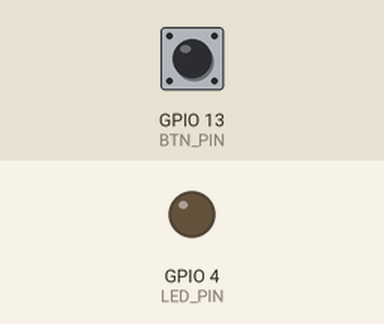
Recording of a sketch running on a simulated ESP32. On the bench: output pins drawn as LEDs (lit = HIGH). The inputs (shaded band) are chosen by the test bench; at power-on: GPIO 13 (BTN_PIN) HIGH. What the sketch prints to the serial monitor is not drawn.

Above: at 1.2 s.
1.3 s: GPIO 13 (BTN_PIN) pulled LOW for 0.15 s
At 2.6 s:
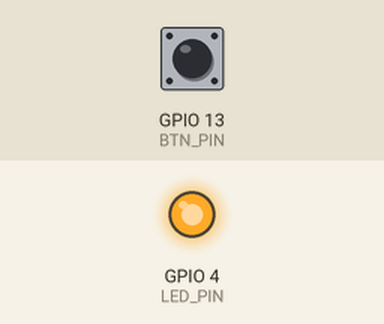
5.9 s: GPIO 13 (BTN_PIN) pulsed LOW 5 times (0.12 s each, 0.3 s apart)
At 8.3 s:
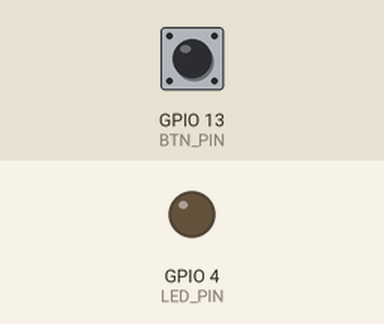
8.9 s: GPIO 13 (BTN_PIN) pulled LOW for 3.2 s
At 13.4 s:
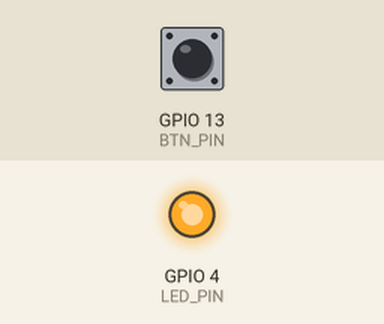
Timing chart, 0 to 14.6 s (numbered marks = the images above; inputs shaded):
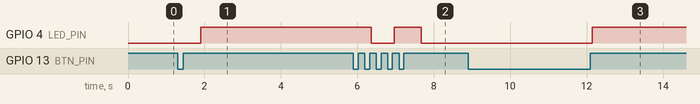

The sketch:

Push_Button.ino
```cpp
/**
 * D3 — Push Button with Debounce
 * ================================
 * Board : AI Thinker ESP32-CAM
 *
 * Wiring:
 *   Button pin 1 → GPIO 13
 *   Button pin 2 → GND
 *   (Uses internal pull-up — no external resistor needed)
 *
 * Features:
 *   - Software debounce (50 ms)
 *   - Toggle LED on each press
 *   - Single-press, long-press and double-press detection
 */
#define BTN_PIN    13
#define LED_PIN     4   // onboard flash LED

#define DEBOUNCE_MS    50
#define LONG_PRESS_MS 800
#define DOUBLE_GAP_MS 400

bool     ledState       = false;
bool     lastRaw        = HIGH;
bool     stableState    = HIGH;
uint32_t lastDebounce   = 0;
uint32_t pressStart     = 0;
bool     pressing       = false;
uint32_t lastRelease    = 0;
bool     waitDouble     = false;

void handlePress(bool isLong, bool isDouble) {
  if (isDouble) {
    Serial.println("DOUBLE PRESS — both LEDs toggle");
    ledState = !ledState;
    digitalWrite(LED_PIN, ledState ? HIGH : LOW);
  } else if (isLong) {
    Serial.println("LONG PRESS — LED ON");
    ledState = true;
    digitalWrite(LED_PIN, HIGH);
  } else {
    Serial.println("SHORT PRESS — LED toggle");
    ledState = !ledState;
    digitalWrite(LED_PIN, ledState ? HIGH : LOW);
  }
}

void setup() {
  Serial.begin(115200);
  pinMode(BTN_PIN, INPUT_PULLUP);
  pinMode(LED_PIN, OUTPUT);
  Serial.println("=== Push Button Demo ===");
  Serial.println("Short press = toggle LED");
  Serial.println("Long press  = LED ON");
  Serial.println("Double press = LED OFF");
}

void loop() {
  bool raw = digitalRead(BTN_PIN);

  // Debounce
  if (raw != lastRaw) lastDebounce = millis();
  lastRaw = raw;
  if (millis() - lastDebounce < DEBOUNCE_MS) return;

  // Press detection
  if (stableState == HIGH && raw == LOW) {        // just pressed
    pressing   = true;
    pressStart = millis();
    stableState = raw;
  } else if (stableState == LOW && raw == HIGH) { // just released
    uint32_t held = millis() - pressStart;
    pressing    = false;
    stableState = raw;

    if (held >= LONG_PRESS_MS) {
      handlePress(true, false);
      waitDouble = false;
    } else {
      if (waitDouble && (millis() - lastRelease < DOUBLE_GAP_MS)) {
        handlePress(false, true);
        waitDouble = false;
      } else {
        waitDouble  = true;
        lastRelease = millis();
      }
    }
  }

  // Double-press timeout
  if (waitDouble && (millis() - lastRelease > DOUBLE_GAP_MS)) {
    handlePress(false, false);
    waitDouble = false;
  }
}
```

Measured:
- after the input at 1.3 s, GPIO 4 (LED_PIN): LOW → HIGH after 0.60 s
- after the input at 5.9 s, GPIO 4 (LED_PIN): HIGH → LOW after 0.47 s, → HIGH 0.60 s later, → LOW 0.70 s later
- after the input at 8.9 s, GPIO 4 (LED_PIN): LOW → HIGH after 3.3 s
